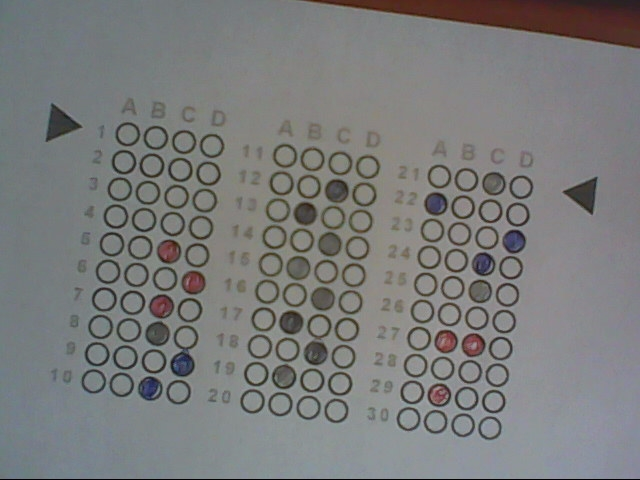
#> input picture Exam Grader/Unfinished/tc/tc5.jpg, 640 x 480 px
$ python triangle_detect.py
#> lines starting #> are read from the running program, lines starting #| are printed output that depends on the picture; after the words box and inside, x2 and y2 are one past the last pixel; in counts of white or black regions, pixels touching at a corner belong together
import cv2
import imutils
import math


def is_valid_triangle(c):
    perimeter = cv2.arcLength(c, True)
    approx = cv2.approxPolyDP(c, 0.1 * perimeter, True) # alter 0.1 as req'd
    return True if len(approx) == 3 else False

def filter_triangles(t_list):
    markers = []
    t_list.sort(key=lambda x: x[3])

    if (t_list[0][3] >= t_list[1][3] * 0.95 and
        t_list[0][3] <= t_list[1][3] * 1.05):

        markers.append(t_list[0])

    for i in range(len(t_list) - 2):
        i += 1
        if ((t_list[i][3] >= t_list[i - 1][3] * 0.95 and
            t_list[i][3] <= t_list[i - 1][3] * 1.05) or
            (t_list[i][3] >= t_list[i + 1][3] * 0.95 and
            t_list[i][3] <= t_list[i + 1][3] * 1.05)):

            markers.append(t_list[i])

    if (t_list[-1][3] >= t_list[-2][3] * 0.95 and
        t_list[-1][3] <= t_list[-2][3] * 1.05):

        markers.append(t_list[-1])

    return markers

image = cv2.imread("tc//tc5.jpg")
#> image is the input picture: shape (480, 640, 3); mean B, G, R 123.3, 123.5, 122.6

gray = cv2.cvtColor(image, cv2.COLOR_BGR2GRAY)
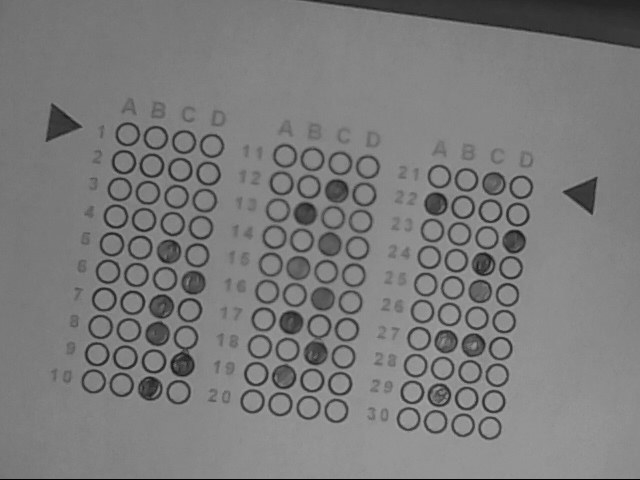
#> gray: shape (480, 640); min 0, max 170, mean 123.2
blurred = cv2.GaussianBlur(gray, (5, 5), 0)
thresh = cv2.threshold(blurred, 90, 255, cv2.THRESH_BINARY_INV)[1]# adjust threshold value (default: 90) if needed
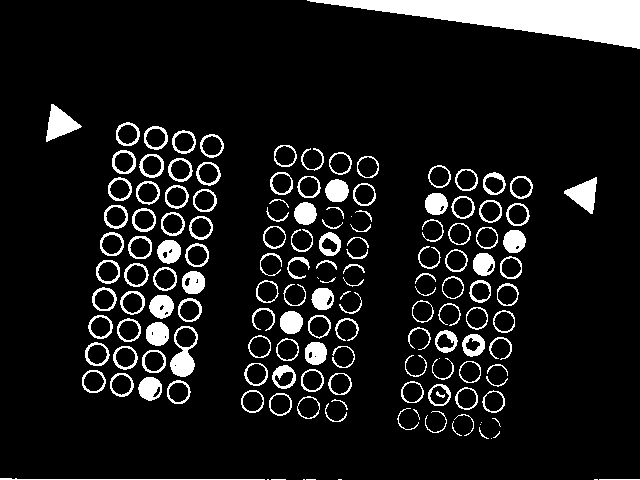
#> thresh: shape (480, 640); 10.1% white; 151 white regions (15 under 20 px)

cnts = cv2.findContours(thresh.copy(), cv2.RETR_EXTERNAL,
	cv2.CHAIN_APPROX_SIMPLE)
#> cnts = 150 contours, 32 with area under 20; largest, box (x1, y1, x2, y2) and area: (307, 0, 640, 49) 7718, (170, 326, 198, 377) 879, (46, 104, 82, 142) 641, (564, 177, 597, 214) 592, (139, 154, 164, 178) 444
cnts = cnts[1]
#> cnts = 150 rows, first 6: [1, -1, -1, -1], [2, 0, -1, -1], [3, 1, -1, -1], [4, 2, -1, -1], [5, 3, -1, -1], [6, 4, -1, -1]
triangles = []
i = 0

for c in cnts:
    # compute the center of the contour
#> (the run stopped early here; a loop or call above may not have finished)

$ run again, with Exam Grader/Unfinished/tc/tc1.jpg copied over Exam Grader/Unfinished/tc/tc5.jpg
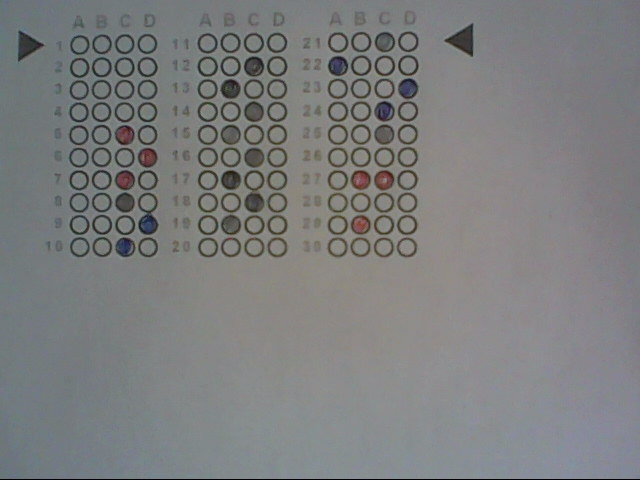
#> input picture Exam Grader/Unfinished/tc/tc1.jpg, 640 x 480 px
#> image is the input picture: shape (480, 640, 3); mean B, G, R 126.6, 126, 124.7
#> `blurred = cv2.GaussianBlur(gray, (5, 5), 0)`:
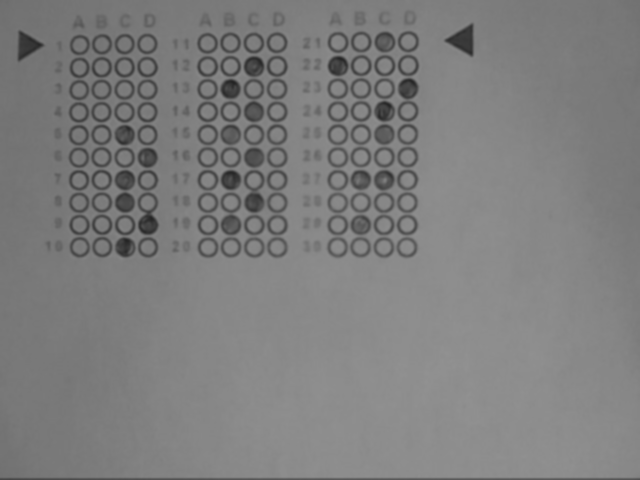
#> blurred: shape (480, 640); min 35, max 145, mean 125.8
#> `thresh = cv2.threshold(blurred, 90, 255, cv2.THRESH_BINARY_INV)[1]# ad..`:
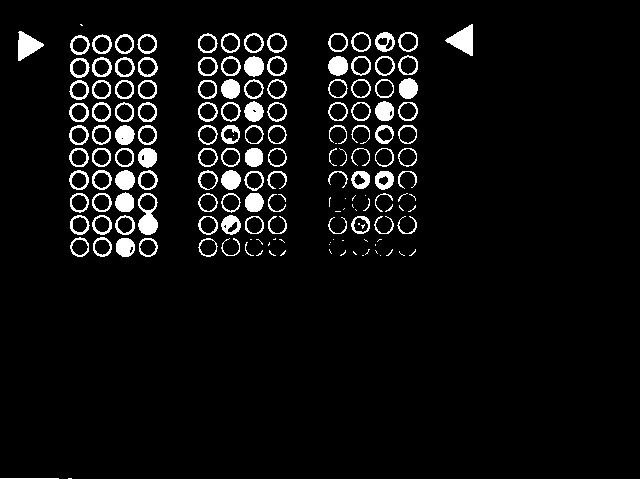
#> thresh: shape (480, 640); 6% white; 160 white regions (44 under 20 px)
#> `cnts = cv2.findContours(thresh.copy(), cv2.RETR_EXTERNAL, cv2.CHAIN_AP..`: cnts = 157 contours, 45 with area under 20; largest, box (x1, y1, x2, y2) and area: (138, 193, 158, 235) 580, (445, 24, 473, 56) 442, (18, 31, 44, 61) 398, (244, 56, 264, 77) 294, (92, 57, 112, 77) 294
#> `cnts = cnts[1]`: cnts = 157 rows, first 6: [1, -1, -1, -1], [2, 0, -1, -1], [3, 1, -1, -1], [4, 2, -1, -1], [5, 3, -1, -1], [6, 4, -1, -1]

$ run again, with Exam Grader/Unfinished/tc/tc2.jpg copied over Exam Grader/Unfinished/tc/tc5.jpg
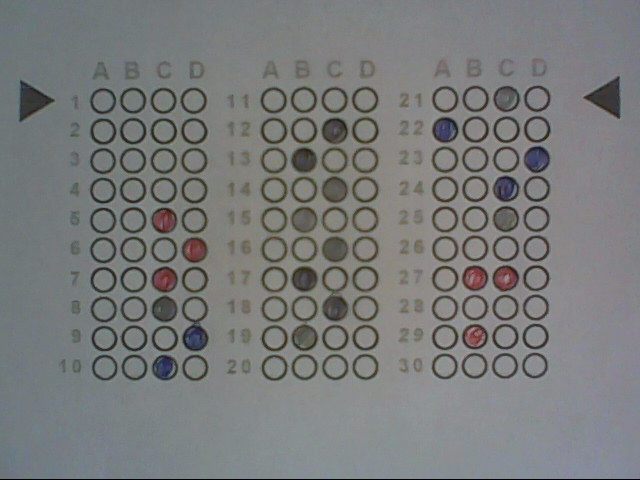
#> input picture Exam Grader/Unfinished/tc/tc2.jpg, 640 x 480 px
#> image is the input picture: shape (480, 640, 3); mean B, G, R 123, 122.9, 121.2
#> `blurred = cv2.GaussianBlur(gray, (5, 5), 0)`:
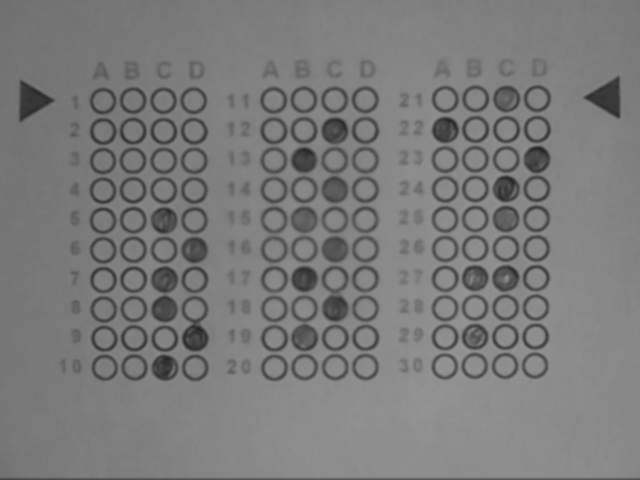
#> blurred: shape (480, 640); min 37, max 150, mean 122.5
#> `thresh = cv2.threshold(blurred, 90, 255, cv2.THRESH_BINARY_INV)[1]# ad..`:
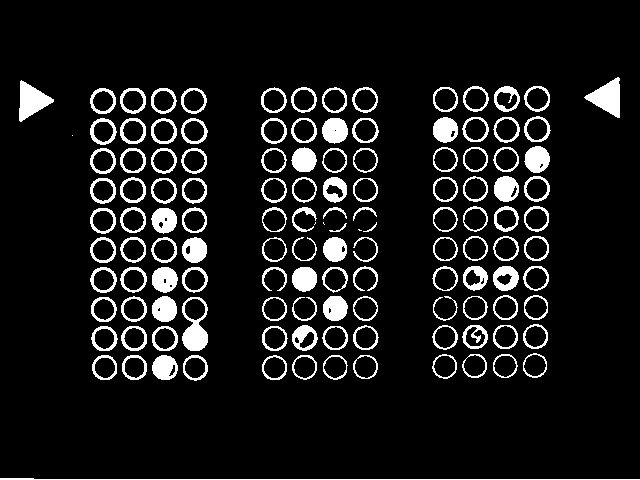
#> thresh: shape (480, 640); 9.6% white; 128 white regions (4 under 20 px)
#> `cnts = cv2.findContours(thresh.copy(), cv2.RETR_EXTERNAL, cv2.CHAIN_AP..`: cnts = 128 contours, 6 with area under 20; largest, box (x1, y1, x2, y2) and area: (182, 297, 208, 351) 1002, (584, 77, 620, 118) 738, (19, 80, 54, 122) 726, (90, 118, 117, 145) 521, (120, 118, 146, 144) 520
#> `cnts = cnts[1]`: cnts = 128 rows, first 6: [1, -1, -1, -1], [2, 0, -1, -1], [3, 1, -1, -1], [4, 2, -1, -1], [5, 3, -1, -1], [6, 4, -1, -1]
